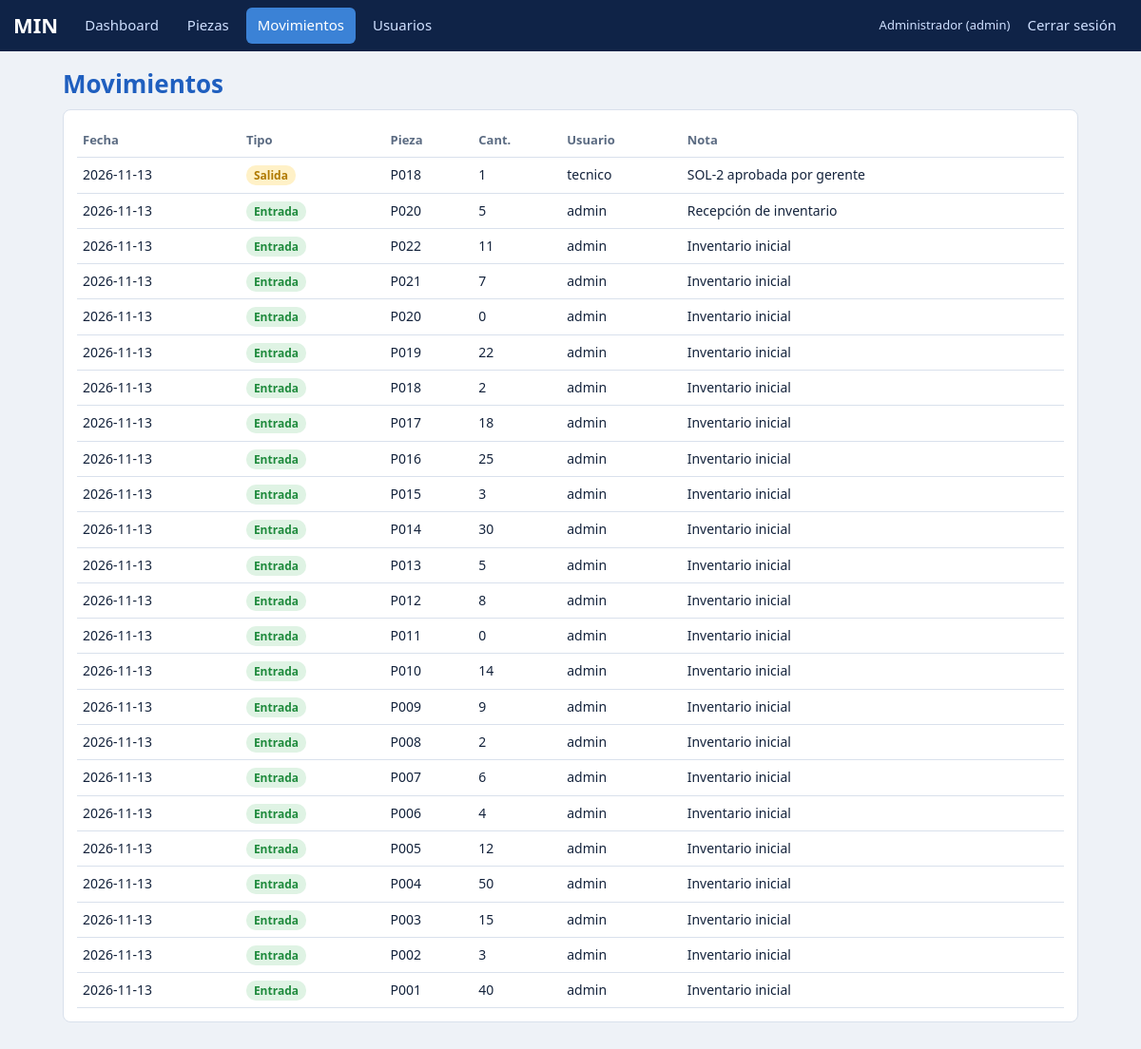
The app's page /movimientos (signed in) with its own data.
### tables this page shows
CREATE TABLE movimientos(id INTEGER PRIMARY KEY, fecha TEXT, tipo TEXT, codigo TEXT, cantidad INTEGER, usuario TEXT, nota TEXT);

### app.py (the view)
@app.route("/movimientos")
@acceso("admin", "gerente")
def movimientos():
    return render_template("movimientos.html", rows=db().execute("SELECT * FROM movimientos ORDER BY id DESC").fetchall())

### app.py (called while the page is built)
def db():
    if "db" not in g:
        g.db = sqlite3.connect(DB)
        g.db.row_factory = sqlite3.Row
    return g.db

@app.teardown_appcontext
def close(_):
    d = g.pop("db", None)
    if d: d.close()

def acceso(*roles):
    def deco(f):
        @wraps(f)
        def w(*a, **k):
            if "uid" not in session: return redirect(url_for("login"))
            if roles and session["rol"] not in roles: abort(403)
            return f(*a, **k)
        return w
    return deco

### templates/movimientos.html (shortened to what this page needs)
{% extends "base.html" %}
{% block c %}
<h1>Movimientos</h1>
<div class="card">
    <table>
        <tr>
            <th>Fecha</th>
            <th>Tipo</th>
            <th>Pieza</th>
            <th>Cant.</th>
            <th>Usuario</th>
            <th>Nota</th>
        </tr>
        {% for m in rows %}
        <tr>
            <td>{{ m.fecha }}</td>
            <td><span class="tag {{ 'ok' if m.tipo == 'Entrada' else 'lo' }}">{{ m.tipo }}</span></td>
            <td>{{ m.codigo }}</td>
            <td>{{ m.cantidad }}</td>
            <td>{{ m.usuario }}</td>
            <td>{{ m.nota }}</td>
        </tr>
        {% endfor %}
    </table>
</div>
{% endblock %}

### static/style.css (style rules this page uses)
:root { --bg:#eef2f7;--card:#fff;--tx:#14233c;--mu:#5b6b82;--nav:#0f2347;--pri:#1f5fbf;--bd:#d9e1ec;--ok:#1e8a3c;--okb:#dff3e4;--lo:#b07a00;--lob:#fff1c7;--no:#c42a35;--nob:#fde1e3;--inf:#dbeafe }
* { box-sizing:border-box }
body { margin:0;background:var(--bg);color:var(--tx);font:15px/1.45 "Segoe UI",Roboto,Arial,sans-serif }
h1,h2,h3 { margin:0 0 8px }
h1 { color:var(--pri);font-size:26px }
.card { background:var(--card);border:1px solid var(--bd);border-radius:8px;padding:14px;margin-bottom:12px;overflow-x:auto }
table { border-collapse:collapse;width:100%;font-size:14px }
th,td { padding:8px 6px;text-align:left;border-bottom:1px solid var(--bd);white-space:nowrap }
th { color:var(--mu);font-size:13px }
.tag { padding:2px 8px;border-radius:10px;font-size:12px;font-weight:600 }
.ok.tag,.tag.Aprobada { background:var(--okb);color:var(--ok) }
.lo.tag,.tag.Pendiente { background:var(--lob);color:var(--lo) }

### records on screen
movimientos: fecha "2026-11-13", tipo "Salida", codigo "P018", cantidad "1", usuario "tecnico", nota "SOL-2 aprobada por gerente"
movimientos: fecha "2026-11-13", tipo "Entrada", codigo "P020", cantidad "5", usuario "admin", nota "Recepción de inventario"
movimientos: fecha "2026-11-13", tipo "Entrada", codigo "P022", cantidad "11", usuario "admin", nota "Inventario inicial"
movimientos: fecha "2026-11-13", tipo "Entrada", codigo "P021", cantidad "7", usuario "admin", nota "Inventario inicial"
movimientos: fecha "2026-11-13", tipo "Entrada", codigo "P020", cantidad "0", usuario "admin", nota "Inventario inicial"
movimientos: fecha "2026-11-13", tipo "Entrada", codigo "P019", cantidad "22", usuario "admin", nota "Inventario inicial"
movimientos: fecha "2026-11-13", tipo "Entrada", codigo "P018", cantidad "2", usuario "admin", nota "Inventario inicial"
movimientos: fecha "2026-11-13", tipo "Entrada", codigo "P017", cantidad "18", usuario "admin", nota "Inventario inicial"
movimientos: fecha "2026-11-13", tipo "Entrada", codigo "P016", cantidad "25", usuario "admin", nota "Inventario inicial"
movimientos: fecha "2026-11-13", tipo "Entrada", codigo "P015", cantidad "3", usuario "admin", nota "Inventario inicial"
movimientos: fecha "2026-11-13", tipo "Entrada", codigo "P014", cantidad "30", usuario "admin", nota "Inventario inicial"
movimientos: fecha "2026-11-13", tipo "Entrada", codigo "P013", cantidad "5", usuario "admin", nota "Inventario inicial"
movimientos: fecha "2026-11-13", tipo "Entrada", codigo "P012", cantidad "8", usuario "admin", nota "Inventario inicial"
movimientos: fecha "2026-11-13", tipo "Entrada", codigo "P011", cantidad "0", usuario "admin", nota "Inventario inicial"
movimientos: fecha "2026-11-13", tipo "Entrada", codigo "P010", cantidad "14", usuario "admin", nota "Inventario inicial"
movimientos: fecha "2026-11-13", tipo "Entrada", codigo "P009", cantidad "9", usuario "admin", nota "Inventario inicial"
movimientos: fecha "2026-11-13", tipo "Entrada", codigo "P008", cantidad "2", usuario "admin", nota "Inventario inicial"
movimientos: fecha "2026-11-13", tipo "Entrada", codigo "P007", cantidad "6", usuario "admin", nota "Inventario inicial"
movimientos: fecha "2026-11-13", tipo "Entrada", codigo "P006", cantidad "4", usuario "admin", nota "Inventario inicial"
movimientos: fecha "2026-11-13", tipo "Entrada", codigo "P005", cantidad "12", usuario "admin", nota "Inventario inicial"
movimientos: fecha "2026-11-13", tipo "Entrada", codigo "P004", cantidad "50", usuario "admin", nota "Inventario inicial"
movimientos: fecha "2026-11-13", tipo "Entrada", codigo "P003", cantidad "15", usuario "admin", nota "Inventario inicial"
movimientos: fecha "2026-11-13", tipo "Entrada", codigo "P002", cantidad "3", usuario "admin", nota "Inventario inicial"
movimientos: fecha "2026-11-13", tipo "Entrada", codigo "P001", cantidad "40", usuario "admin", nota "Inventario inicial"

### other values on screen
{{ n }} "Dashboard" "Piezas" "Movimientos" "Usuarios"
{{ session.nombre }} "Administrador"
{{ session.rol }} "admin"
